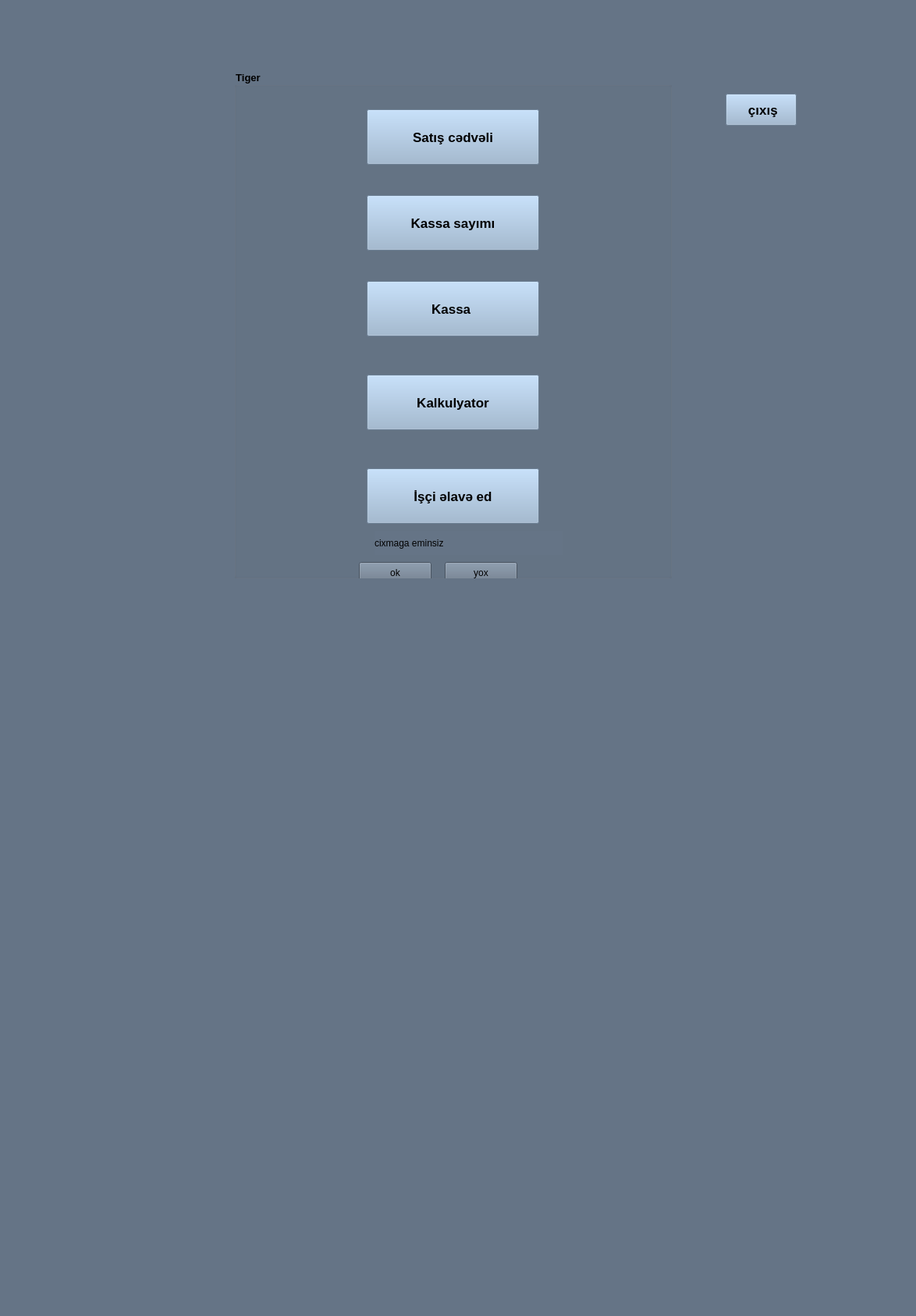
<?xml version="1.0" encoding="UTF-8"?>
<ui version="4.0">
 <class>MainWindow</class>
 <widget class="QMainWindow" name="MainWindow">
  <property name="geometry">
   <rect>
    <x>0</x>
    <y>0</y>
    <width>1174</width>
    <height>1686</height>
   </rect>
  </property>
  <property name="windowTitle">
   <string>MainWindow</string>
  </property>
  <property name="styleSheet">
   <string notr="true">background-color: rgb(101, 116, 134);</string>
  </property>
  <widget class="QWidget" name="centralwidget">
   <widget class="QGroupBox" name="groupBox">
    <property name="geometry">
     <rect>
      <x>300</x>
      <y>90</y>
      <width>561</width>
      <height>651</height>
     </rect>
    </property>
    <property name="font">
     <font>
      <pointsize>10</pointsize>
      <weight>75</weight>
      <bold>true</bold>
     </font>
    </property>
    <property name="styleSheet">
     <string notr="true">background-color: rgb(101, 116, 134);</string>
    </property>
    <property name="title">
     <string>Tiger</string>
    </property>
    <widget class="QPushButton" name="OK3">
     <property name="geometry">
      <rect>
       <x>170</x>
       <y>390</y>
       <width>221</width>
       <height>71</height>
      </rect>
     </property>
     <property name="font">
      <font>
       <pointsize>13</pointsize>
       <weight>75</weight>
       <bold>true</bold>
      </font>
     </property>
     <property name="cursor">
      <cursorShape>PointingHandCursor</cursorShape>
     </property>
     <property name="styleSheet">
      <string notr="true">background-color: rgb(152, 180, 208);</string>
     </property>
     <property name="text">
      <string>Kalkulyator</string>
     </property>
    </widget>
    <widget class="QPushButton" name="OK2">
     <property name="geometry">
      <rect>
       <x>170</x>
       <y>160</y>
       <width>221</width>
       <height>71</height>
      </rect>
     </property>
     <property name="font">
      <font>
       <pointsize>13</pointsize>
       <weight>75</weight>
       <bold>true</bold>
      </font>
     </property>
     <property name="cursor">
      <cursorShape>PointingHandCursor</cursorShape>
     </property>
     <property name="styleSheet">
      <string notr="true">background-color: rgb(152, 180, 208);</string>
     </property>
     <property name="text">
      <string>Kassa sayımı</string>
     </property>
    </widget>
    <widget class="QPushButton" name="OK1">
     <property name="geometry">
      <rect>
       <x>170</x>
       <y>50</y>
       <width>221</width>
       <height>71</height>
      </rect>
     </property>
     <property name="font">
      <font>
       <pointsize>13</pointsize>
       <weight>75</weight>
       <bold>true</bold>
      </font>
     </property>
     <property name="cursor">
      <cursorShape>PointingHandCursor</cursorShape>
     </property>
     <property name="styleSheet">
      <string notr="true">background-color: rgb(152, 180, 208);</string>
     </property>
     <property name="text">
      <string>Satış cədvəli</string>
     </property>
    </widget>
    <widget class="QLabel" name="L">
     <property name="geometry">
      <rect>
       <x>180</x>
       <y>590</y>
       <width>241</width>
       <height>31</height>
      </rect>
     </property>
     <property name="text">
      <string>cixmaga eminsiz</string>
     </property>
    </widget>
    <widget class="QPushButton" name="P">
     <property name="geometry">
      <rect>
       <x>160</x>
       <y>630</y>
       <width>93</width>
       <height>28</height>
      </rect>
     </property>
     <property name="text">
      <string>ok</string>
     </property>
    </widget>
    <widget class="QPushButton" name="PP">
     <property name="geometry">
      <rect>
       <x>270</x>
       <y>630</y>
       <width>93</width>
       <height>28</height>
      </rect>
     </property>
     <property name="text">
      <string>yox</string>
     </property>
    </widget>
    <widget class="QPushButton" name="OK5">
     <property name="geometry">
      <rect>
       <x>170</x>
       <y>510</y>
       <width>221</width>
       <height>71</height>
      </rect>
     </property>
     <property name="font">
      <font>
       <pointsize>13</pointsize>
       <weight>75</weight>
       <bold>true</bold>
      </font>
     </property>
     <property name="cursor">
      <cursorShape>PointingHandCursor</cursorShape>
     </property>
     <property name="styleSheet">
      <string notr="true">background-color: rgb(152, 180, 208);</string>
     </property>
     <property name="text">
      <string>İşçi əlavə ed</string>
     </property>
    </widget>
    <widget class="QPushButton" name="OK9">
     <property name="geometry">
      <rect>
       <x>170</x>
       <y>270</y>
       <width>221</width>
       <height>71</height>
      </rect>
     </property>
     <property name="font">
      <font>
       <pointsize>13</pointsize>
       <weight>75</weight>
       <bold>true</bold>
      </font>
     </property>
     <property name="cursor">
      <cursorShape>PointingHandCursor</cursorShape>
     </property>
     <property name="styleSheet">
      <string notr="true">background-color: rgb(152, 180, 208);</string>
     </property>
     <property name="text">
      <string>Kassa </string>
     </property>
    </widget>
   </widget>
   <widget class="QLabel" name="L2">
    <property name="geometry">
     <rect>
      <x>830</x>
      <y>20</y>
      <width>211</width>
      <height>21</height>
     </rect>
    </property>
    <property name="text">
     <string/>
    </property>
   </widget>
   <widget class="QLabel" name="L3">
    <property name="geometry">
     <rect>
      <x>830</x>
      <y>70</y>
      <width>211</width>
      <height>21</height>
     </rect>
    </property>
    <property name="text">
     <string/>
    </property>
   </widget>
   <widget class="QPushButton" name="OK4">
    <property name="geometry">
     <rect>
      <x>930</x>
      <y>120</y>
      <width>91</width>
      <height>41</height>
     </rect>
    </property>
    <property name="font">
     <font>
      <pointsize>13</pointsize>
      <weight>75</weight>
      <bold>true</bold>
     </font>
    </property>
    <property name="cursor">
     <cursorShape>PointingHandCursor</cursorShape>
    </property>
    <property name="styleSheet">
     <string notr="true">background-color: rgb(152, 180, 208);</string>
    </property>
    <property name="text">
     <string> çıxış</string>
    </property>
   </widget>
  </widget>
  <widget class="QMenuBar" name="menubar">
   <property name="geometry">
    <rect>
     <x>0</x>
     <y>0</y>
     <width>1174</width>
     <height>26</height>
    </rect>
   </property>
  </widget>
  <widget class="QStatusBar" name="statusbar"/>
 </widget>
 <resources/>
 <connections/>
</ui>
